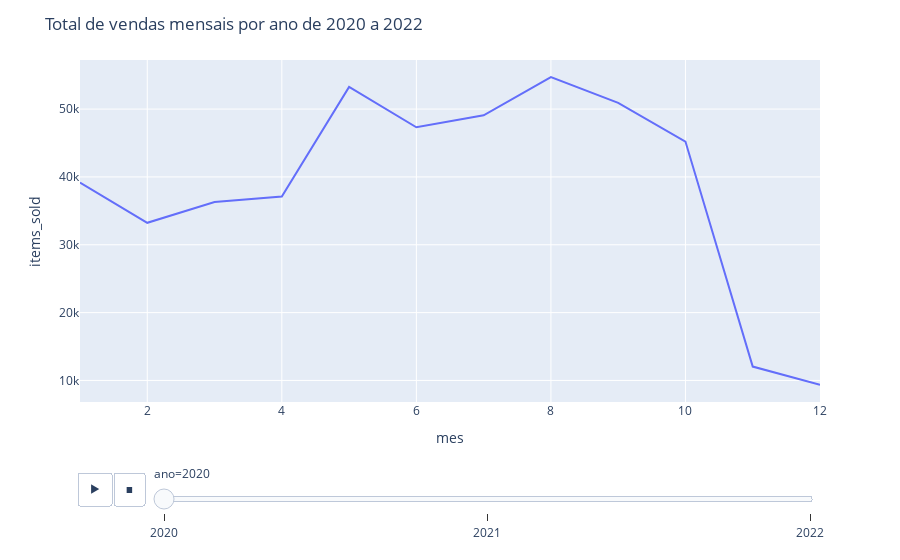

The notebook cell this image was saved under:
### Markdown cell above
### Gráfico de relação das vendas mensais nos anos de 2020 a 2022

### Code cell
df_final2 = df_final[df_final['ano'] != 2023]
monthly_sales = df_final2.groupby(['mes', 'ano'])['items_sold'].sum().reset_index()
fig = px.line(monthly_sales, x='mes', y='items_sold', animation_frame='ano')
fig.layout.updatemenus[0].buttons[0].args[1]['frame']['duration'] = 2000
fig.layout.updatemenus[0].buttons[0].args[1]['transition']['duration'] = 8000
fig.update_layout(title='Total de vendas mensais por ano de 2020 a 2022')
fig.show()

### Figure 1 — Plotly figure (JSON) as saved in the notebook; plotly's stock layout.template omitted (floating-point values rounded to 4 significant figures)
{"data": [{"hovertemplate": "ano=2020<br>mes=%{x}<br>items_sold=%{y}<extra></extra>", "legendgroup": "", "line": {"color": "#636efa", "dash": "solid"}, "marker": {"symbol": "circle"}, "mode": "lines", "name": "", "orientation": "v", "showlegend": false, "type": "scatter", "x": [1, 2, 3, 4, 5, 6, 7, 8, 9, 10, 11, 12], "xaxis": "x", "y": [39178, 33233, 36286, 37109, 53256, 47323, 49077, 54714, 50926, 45213, 12046, 9342], "yaxis": "y"}], "layout": {"legend": {"tracegroupgap": 0}, "margin": {"t": 60}, "sliders": [{"active": 0, "currentvalue": {"prefix": "ano="}, "len": 0.9, "pad": {"b": 10, "t": 60}, "steps": [{"args": [["2020"], {"frame": {"duration": 0, "redraw": false}, "fromcurrent": true, "mode": "immediate", "transition": {"duration": 0, "easing": "linear"}}], "label": "2020", "method": "animate"}, {"args": [["2021"], {"frame": {"duration": 0, "redraw": false}, "fromcurrent": true, "mode": "immediate", "transition": {"duration": 0, "easing": "linear"}}], "label": "2021", "method": "animate"}, {"args": [["2022"], {"frame": {"duration": 0, "redraw": false}, "fromcurrent": true, "mode": "immediate", "transition": {"duration": 0, "easing": "linear"}}], "label": "2022", "method": "animate"}], "x": 0.1, "xanchor": "left", "y": 0, "yanchor": "top"}], "title": {"text": "Total de vendas mensais por ano de 2020 a 2022"}, "updatemenus": [{"buttons": [{"args": [null, {"frame": {"duration": 2000, "redraw": false}, "fromcurrent": true, "mode": "immediate", "transition": {"duration": 8000, "easing": "linear"}}], "label": "&#9654;", "method": "animate"}, {"args": [[null], {"frame": {"duration": 0, "redraw": false}, "fromcurrent": true, "mode": "immediate", "transition": {"duration": 0, "easing": "linear"}}], "label": "&#9724;", "method": "animate"}], "direction": "left", "pad": {"r": 10, "t": 70}, "showactive": false, "type": "buttons", "x": 0.1, "xanchor": "right", "y": 0, "yanchor": "top"}], "xaxis": {"anchor": "y", "domain": [0, 1], "title": {"text": "mes"}}, "yaxis": {"anchor": "x", "domain": [0, 1], "title": {"text": "items_sold"}}}}
